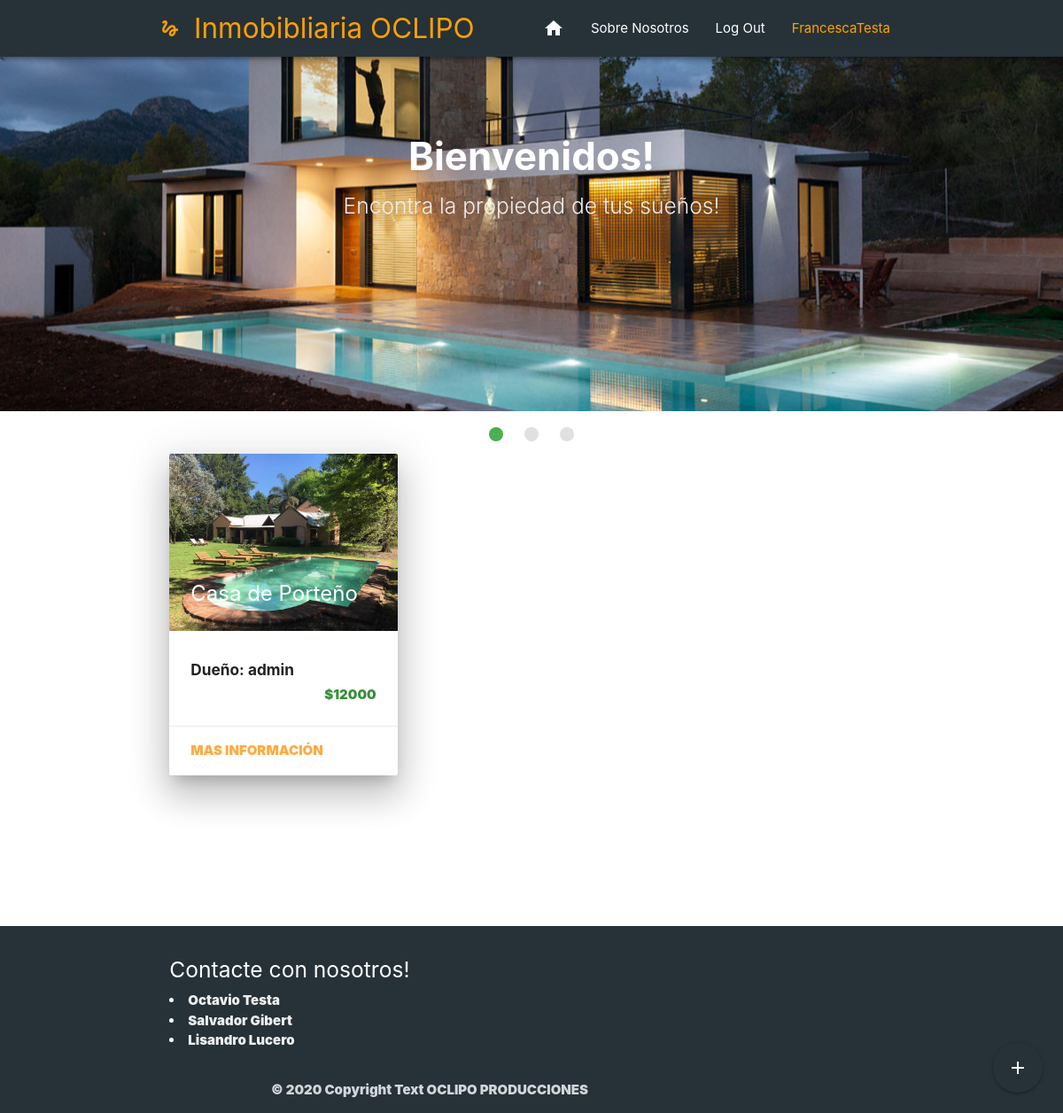
/ (signed in), run on the app's committed database.
### Inmobibliaria/models.py (models this page shows, shortened)
class Propiedad(models.Model):
    usuario = models.ForeignKey(User, on_delete=models.CASCADE, null=False)
    titulo = models.CharField(max_length=20)
    precio = models.IntegerField()
    ubicacion = models.ForeignKey('Ubicacion', on_delete=models.CASCADE, null=False)
    barrio = models.CharField(max_length=30)
    calle = models.CharField(max_length=30)
    numero = models.IntegerField()
    tipo = models.CharField(max_length=12,choices=TIPO_CHOICES)
    estado = models.CharField(max_length=8,choices=STATUS_CHOICES,default='Venta')
    habitaciones = models.IntegerField()
    baños = models.IntegerField()
    tamaño = models.IntegerField()
    descripcion = models.TextField(max_length=2000)

### Inmobibliaria/views.py (the view)
# urls.py: path('', homeview, name = "home"),
def homeview(request):
    propiedades = Propiedad.objects.all()
    imagenes = []#Array donde voy a guardar las imagenes
    for pro in propiedades: #Itero los libros
        imagen = Imagen.objects.filter(propiedad=pro).first() #Geteo la primera imagen que corresponda a ese libro
        imagenes.append(imagen.foto) #Agrego su nombre
    return render(request, "Inmobibliaria/home.html",{'propiedades':propiedades, 'imagenes':imagenes})

### Inmobibliaria/templatetags/index.py (called while the page is built)
@register.filter
def index(indexable, i):
    return indexable[i]

### Inmobibliaria/templates/Inmobibliaria/home.html (shortened to what this page needs)
{% extends 'Inmobibliaria/base.html' %}
{% block content %}
{% include 'Inmobibliaria/imagenes.html' %}
{% if user.is_authenticated %}
<div class="fixed-action-btn">
  <a class="btn-floating btn-large red modal-trigger pulse blue-grey darken-4" href="formulario/">
    <i class="large material-icons">add</i>
  </a>
</div>
{% endif %}
<div class="container ">
    <div class="row">
        {% load index %}
      {% for pro in propiedades %}
        <div class="col s12 m4">
          <div class="card z-depth-5">
            <div class="card-image ">
              <img class="materialboxed" src = "media/{{ imagenes|index:forloop.counter0 }}" width="200" height="200">
              <span class="card-title text-darken-2 " ><b>{{pro.titulo}}<b/></span>
            </div>
            <div class="card-content">
              <h6 class="truncate"><b> Dueño: {{pro.usuario}} </b></h6>
              <p class="truncate right-align green-text text-darken-2"><b>${{pro.precio}}<b/></p>
            </div>
            <div class="card-action">
              <a href="propiedad/{{pro.id}}">Mas Información</a>
            </div>
          </div>
        </div>
      {% endfor %}
      </div>
      </div>
<br>
<br>
<br>
<br>
<br>
<br>
        <footer class="page-footer blue-grey darken-4 ">
          <div class="container">
            <div class="row">
              <div class="col l6 s12">
                <h5 class="white-text">Contacte con nosotros!</h5>
                  <li><a class="grey-text text-lighten-3" href="https://www.instagram.com/octa.testa/"> Octavio Testa</a></li>
                  <li><a class="grey-text text-lighten-3" href="https://www.instagram.com/salvagibert/"> Salvador Gibert</a></li>
                  <li><a class="grey-text text-lighten-3" href="https://www.instagram.com/licholucero_/"> Lisandro Lucero</a></li>
              </div>
          </div>
          <div class="footer-copyright">
            <div class="container">
            © 2020 Copyright Text OCLIPO PRODUCCIONES
            </div>
          </div>
        </footer>
{% endblock %}

### Inmobibliaria/templates/Inmobibliaria/navbar.html (shortened to what this page needs)
{% load static %}
<div class="navbar-fixed  ">
    <nav class="blue-grey darken-4 z-depth-2 ">
      <div class="nav-wrapper container ">
        <a class="brand-logo text-warning amber-text text-darken-2 " href="{% url "home" %}" ><i class="medium material-icons ">gesture</i>Inmobibliaria OCLIPO</a>
        <ul id="nav-mobile" class="right hide-on-med-and-down text-warning">
          <li><a href="/" ><i class="medium material-icons  ">home</i></a>
          <li><a href="" class="">Sobre Nosotros</a></li>
{% if user.is_authenticated %}
            <li><a href="/logout" class="">Log Out</a></li>
            <li><a  class="amber-text text-darken-2">{{user.username}}</a></li>
{% else %}
            <li><a href="/login" class="">Sign Up</a></li>
            <li><a href="/register" class="">Register</a></li>
{% endif %}
        </ul>
      </div>
    </nav>
  </div>

### data on the page
Propiedad: titulo "Casa de Porteño", usuario "admin", precio "12000"

### other printed values
{{ user.username }} "FrancescaTesta"
